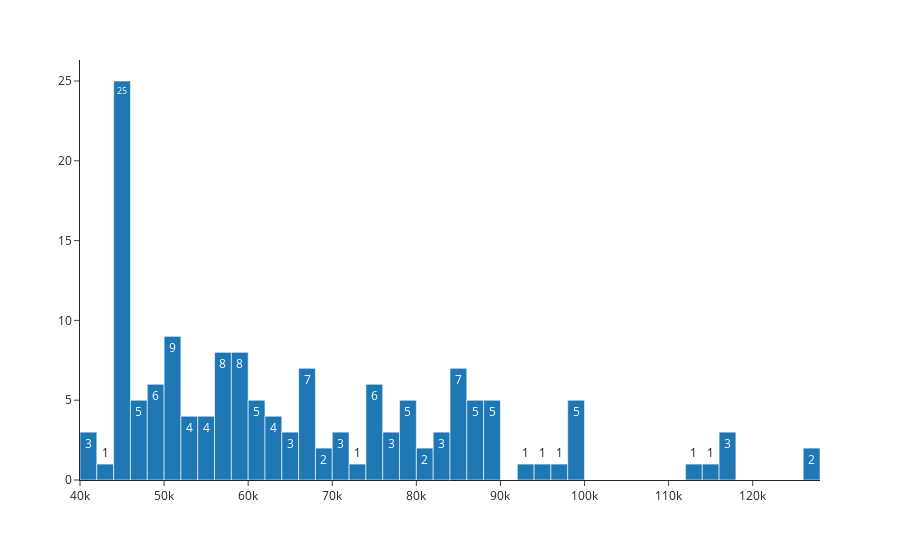

Notebook cell for this chart:
### Code cell
#The histrogram of the price of the ROOMCC
df = search_room_EUR[search_room_EUR['picked_room'] == 'ROOMCC']
fig = px.histogram(df,
                   x='room_price_night',
                   #color='children_x',
                   template='simple_white',
                   #barnorm='percent', 
                   text_auto=True,
                   nbins=70)
fig.update_layout(xaxis_title=None, yaxis_title=None)
fig.show()

### Figure 1 — Plotly figure (JSON) as saved in the notebook; plotly's stock layout.template omitted (floating-point values rounded to 4 significant figures; data arrays with more than 128 entries replaced by an {"elided": "..."} marker saying what was removed)
{"data": [{"alignmentgroup": "True", "bingroup": "x", "hovertemplate": "room_price_night=%{x}<br>count=%{y}<extra></extra>", "legendgroup": "", "marker": {"color": "#1F77B4", "pattern": {"shape": ""}}, "name": "", "nbinsx": 70, "offsetgroup": "", "orientation": "v", "showlegend": false, "texttemplate": "%{value}", "type": "histogram", "x": {"elided": "149 float values"}, "xaxis": "x", "yaxis": "y"}], "layout": {"autosize": true, "barmode": "relative", "legend": {"tracegroupgap": 0}, "margin": {"t": 60}, "xaxis": {"anchor": "y", "autorange": true, "domain": [0, 1], "range": [40000, 128000], "title": {}, "type": "linear"}, "yaxis": {"anchor": "x", "autorange": true, "domain": [0, 1], "range": [0, 26.32], "title": {}}}}
